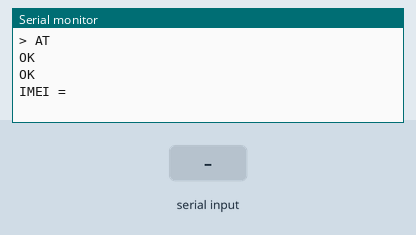
Simulated run of this sketch. Board: ESP32. On the bench: the last lines printed to the serial monitor. Inputs (shaded band) come from the test bench. The modem accepts every AT command (registered, SIM ready, sends succeed) and sends nothing else.

Above: at 4.2 s.
4.3 s: "GPRS\n" received over Serial
At 5.5 s:
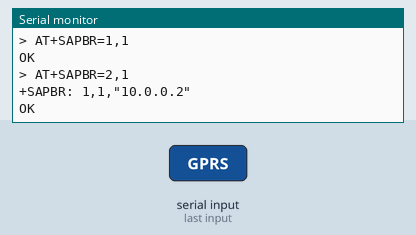
5.8 s: "ERROR\n" received over the second serial link
At 6.9 s:
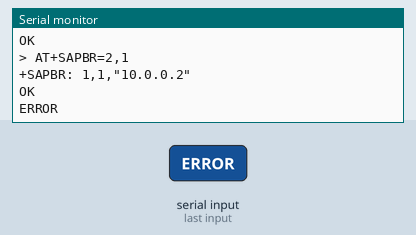
7.3 s: "SEND\n" received over Serial
At 7.8 s:
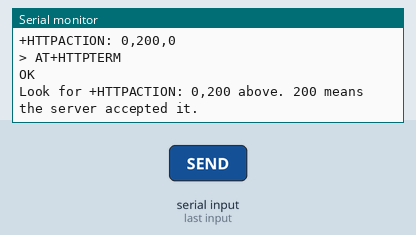
8.8 s: "IMEI\n" received over the second serial link
At 9.1 s:
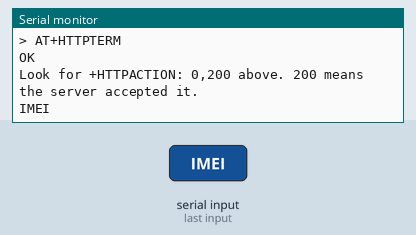
10.3 s: "SOS\n" received over Serial
At 10.5 s:
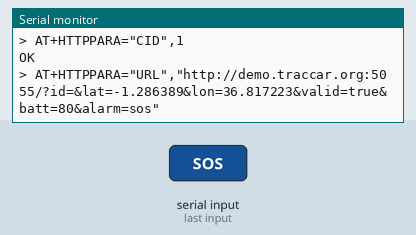
11.8 s: "APN \n" received over the second serial link
At 12.6 s:
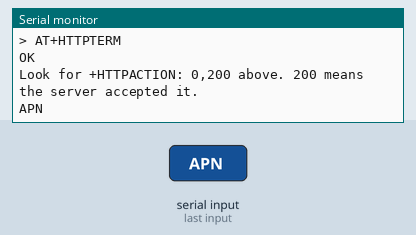

The sketch:

stage3b_gprs_traccar_test.ino
```cpp
/* STAGE 3b  -  GPRS and Traccar upload test
   Same wiring as Stage 3 (GSM on GPIO26/27, own power supply).
   Needs: a SIM with a DATA BUNDLE, and Stage 3 passed (SMS works).
   Monitor at 115200, line ending "Both NL & CR".

   Commands:
     IMEI                 prints the module IMEI (your Traccar device identifier)
     APN safaricom        sets the APN (Airtel Kenya uses: internet)
     SERVER demo.traccar.org   sets the Traccar host
     GPRS                 opens the data connection and prints the IP address
     SEND                 uploads a fixed test point in Nairobi
     SOS                  uploads the test point with alarm=sos
     anything else        passed straight to the modem as an AT command

   Pass: SEND prints "+HTTPACTION: 0,200" and the point appears on the
   Traccar map for the device whose identifier equals the IMEI. */

HardwareSerial GSMser(1);
String apn = "safaricom";
String server = "demo.traccar.org";
String imei = "";

bool waitFor(const char *expect, uint32_t ms, String *out = nullptr) {
  uint32_t t0 = millis(); String r = "";
  while (millis() - t0 < ms) {
    while (GSMser.available()) r += (char)GSMser.read();
    if (r.indexOf(expect) >= 0) { if (out) *out = r; Serial.print(r); return true; }
    if (r.indexOf("ERROR") >= 0) break;
    delay(5);
  }
  if (out) *out = r;
  Serial.print(r); Serial.print(F("  <-- expected ")); Serial.println(expect);
  return false;
}

bool at(String cmd, const char *expect, uint32_t ms) {
  while (GSMser.available()) GSMser.read();
  Serial.print(F("> ")); Serial.println(cmd);
  GSMser.println(cmd);
  return waitFor(expect, ms);
}

void readImei() {
  String r;
  GSMser.println("AT+GSN");
  waitFor("OK", 3000, &r);
  imei = "";
  for (char c : r) if (isDigit(c)) imei += c;
  imei = imei.substring(0, 15);
  Serial.print(F("IMEI = ")); Serial.println(imei);
}

bool gprs() {
  at("AT+SAPBR=3,1,\"CONTYPE\",\"GPRS\"", "OK", 3000);
  at("AT+SAPBR=3,1,\"APN\",\"" + apn + "\"", "OK", 3000);
  at("AT+SAPBR=1,1", "OK", 30000);            // ERROR here is fine if already open
  return at("AT+SAPBR=2,1", "+SAPBR: 1,1", 5000);
}

void send(bool sos) {
  if (imei.length() < 15) readImei();
  if (!gprs()) { Serial.println(F("GPRS not attached. Check data bundle, APN, AT+CSQ.")); return; }
  String url = "http://" + server + ":5055/?id=" + imei +
               "&lat=-1.286389&lon=36.817223&valid=true&batt=80";
  if (sos) url += "&alarm=sos";
  at("AT+HTTPTERM", "OK", 1000);
  at("AT+HTTPINIT", "OK", 3000);
  at("AT+HTTPPARA=\"CID\",1", "OK", 2000);
  at("AT+HTTPPARA=\"URL\",\"" + url + "\"", "OK", 3000);
  at("AT+HTTPACTION=0", "+HTTPACTION:", 30000);
  at("AT+HTTPTERM", "OK", 2000);
  Serial.println(F("Look for +HTTPACTION: 0,200 above. 200 means the server accepted it."));
}

void setup() {
  Serial.begin(115200);
  GSMser.begin(9600, SERIAL_8N1, 26, 27);
  delay(3000);
  Serial.println(F("STAGE 3b: GPRS + Traccar test. Commands: IMEI APN SERVER GPRS SEND SOS"));
  at("AT", "OK", 2000);
  readImei();
}

void loop() {
  while (GSMser.available()) Serial.write(GSMser.read());
  if (!Serial.available()) return;
  String line = Serial.readStringUntil('\n'); line.trim();
  String up = line; up.toUpperCase();
  if (up == "IMEI") readImei();
  else if (up.startsWith("APN ")) { apn = line.substring(4); Serial.println("APN = " + apn); }
  else if (up.startsWith("SERVER ")) { server = line.substring(7); Serial.println("SERVER = " + server); }
  else if (up == "GPRS") gprs();
  else if (up == "SEND") send(false);
  else if (up == "SOS")  send(true);
  else if (line.length()) GSMser.println(line);
}
```

Measured:
- after the input at 4.3 s, the serial monitor: prints a new line at once (image 1)
- after the input at 5.8 s, the serial monitor: prints a new line at once (image 2)
- after the input at 7.3 s, the serial monitor: prints a new line at once (image 3)
- after the input at 8.8 s, the serial monitor: prints a new line at once (image 4)
- after the input at 10.3 s, the serial monitor: prints a new line after 0.09 s (image 5)
- after the input at 11.8 s, the serial monitor: prints a new line at once (image 6)
